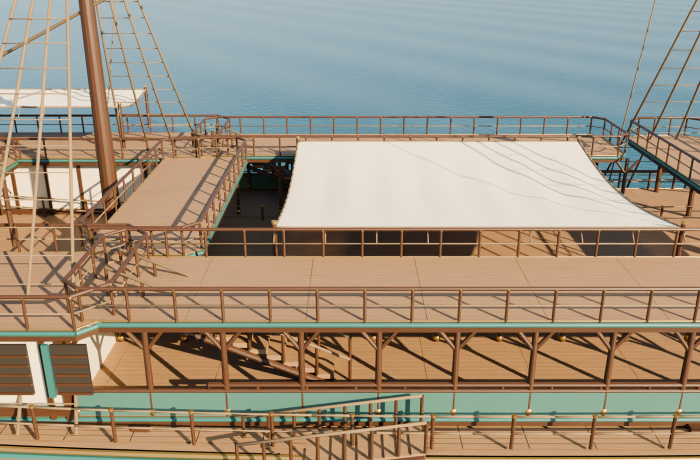
#> input picture ship-study/renders/thalassa/pass-01/court.png, 1400 x 920 px, given in place of c-hero.png, which was not available (shown at 1/2 size); the run also reads 1 picture not shown here
$ python thalassa_boards.py
#> lines starting #> are read from the running program, lines starting #| are printed output that depends on the picture; pictures that were not available may be replaced by others from this repository, and a replacement may not be noted
### ship-study/blender/contact_sheet.py
"""Arrange genuine Blender renders with labels; never retouch the ship images."""
from pathlib import Path
from PIL import Image, ImageDraw, ImageFont

ROOT=Path(__file__).resolve().parents[1]
fontroot=Path('/System/Library/Fonts')
def font(size):
    for p in [fontroot/'Supplemental/Arial.ttf',fontroot/'Helvetica.ttc']:
        if p.exists():return ImageFont.truetype(str(p),size)
    return ImageFont.load_default()

# [16 lines left out: function sheet, not called in this run]

# [29 lines that do not run on import are left out]

### ship-study/blender/thalassa_boards.py
"""Contact sheets of the untouched native Blender renders."""
from pathlib import Path
from PIL import Image,ImageDraw
from contact_sheet import font

ROOT=Path(__file__).resolve().parents[1]
OUT=ROOT/'renders/thalassa'

def board(items,path,title,subtitle,columns=2):
    width=2400;margin=44;gap=28;top=148
    cellw=(width-margin*2-gap*(columns-1))//columns
    cellh=round(cellw*1700/2600)
    rowh=cellh+100
    rows=(len(items)+columns-1)//columns
    im=Image.new('RGB',(width,top+rows*rowh+28),'#eeeae0')
    d=ImageDraw.Draw(im)
    d.text((margin,30),title,font=font(35),fill='#173b36')
    d.text((margin,85),subtitle,font=font(21),fill='#656b61')
    for i,(source,label,detail) in enumerate(items):
        photo=Image.open(source).convert('RGB')
        photo.thumbnail((cellw,cellh),Image.Resampling.LANCZOS)
        x=margin+(i%columns)*(cellw+gap);y=top+(i//columns)*rowh
        im.paste(photo,(x+(cellw-photo.width)//2,y+(cellh-photo.height)//2))
        d.text((x,y+cellh+15),label,font=font(27),fill='#173b36')
        d.text((x,y+cellh+57),detail,font=font(20),fill='#656b61')
    im.save(path)

if __name__=='__main__':
    labels=[('01 / MASSING','Fitted terraces, cross-hull frame and sculpted stems'),
            ('02 / SURFACES','Open canopy, richer materials and eased joinery'),
            ('03 / MARINE EQUIPMENT','Fuller rig, bow fittings and stern tender hoist'),
            ('04 / LIFE ABOARD','Olive court, shaded seating and exterior fittings'),
            ('05 / FINISH','Linen, bronze craft, open circulation and lighting')]
    items=[(ROOT/'renders/selection/c-hero.png','CHOSEN CONCEPT','The original twin-hull Thalassa')]
    items += [(OUT/f'pass-{i:02d}/hero.png',name,detail) for i,(name,detail) in enumerate(labels,1)]
    board(items,OUT/'five-passes.png','THALASSA / FIVE REFINEMENTS','82 m twin-hull residence / matched camera / native Blender Cycles renders')
#> in board, `photo.thumbnail((cellw,cellh),Image.Resampling.LANCZOS)`:
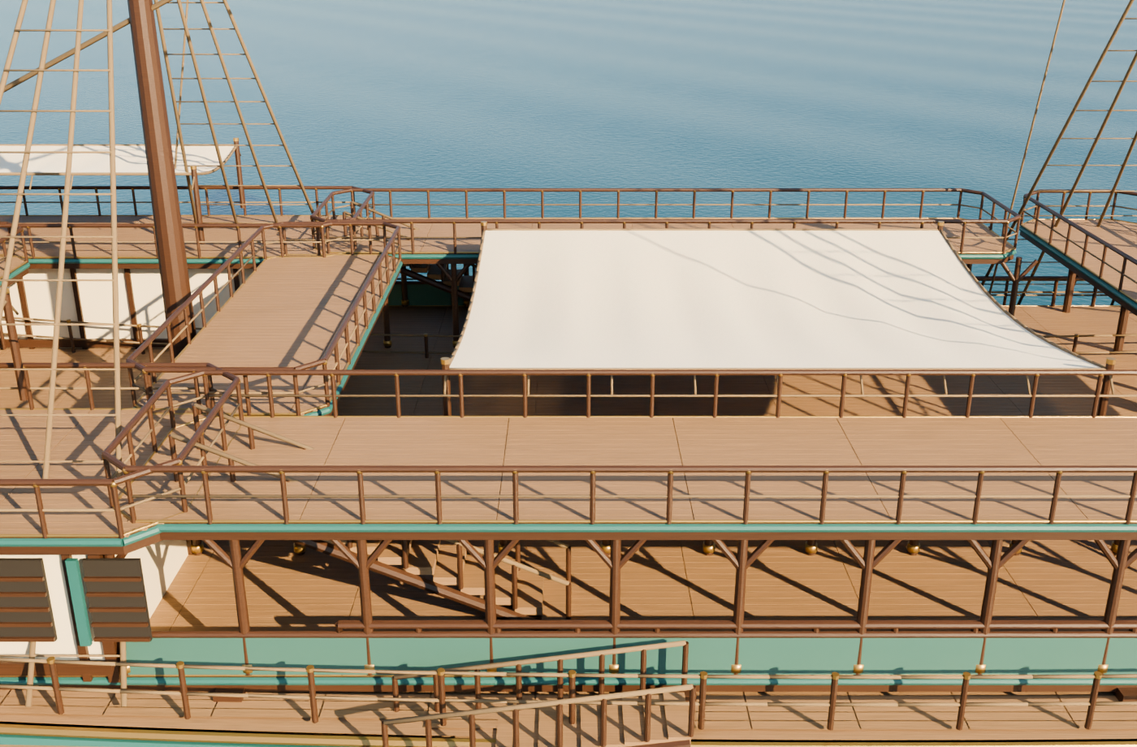
#> photo: PIL image 1137x747 RGB; mean R, G, B 157.7, 145.7, 128.1
#> in board, `im.paste(photo,(x+(cellw-photo.width)//2,y+(cellh-photo.height)//2))`:
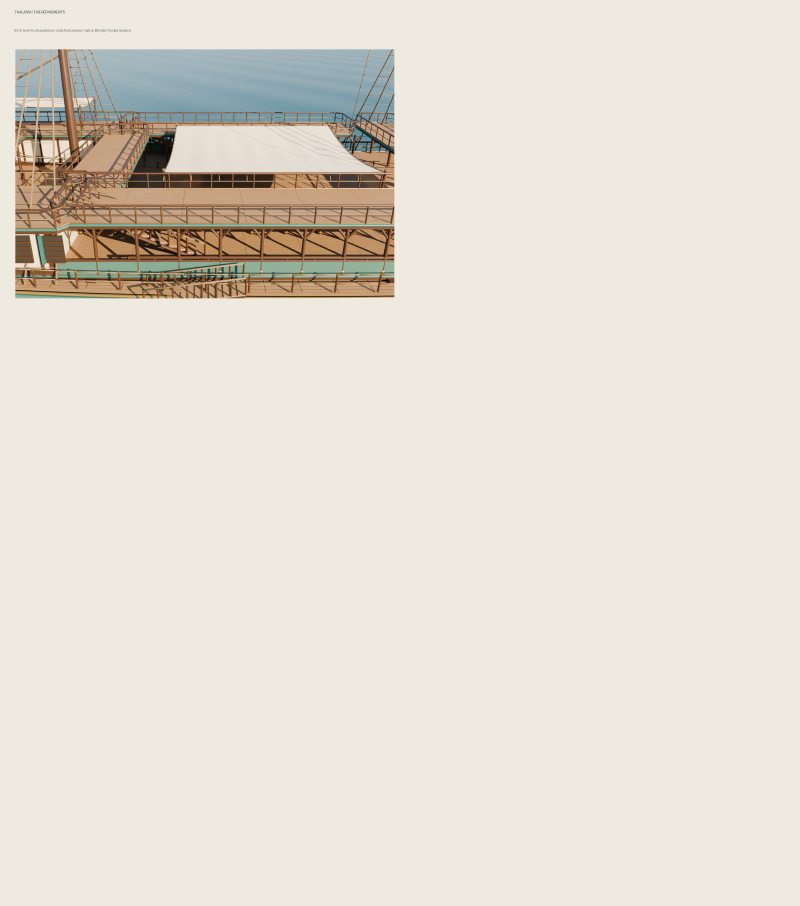
#> im: PIL image 2400x2717 RGB (shown at 1/3 size); mean R, G, B 227.5, 222.5, 211.5
#> pass 2 of the loop in board, `for i,(source,label,detail) in enumerate(items):`:
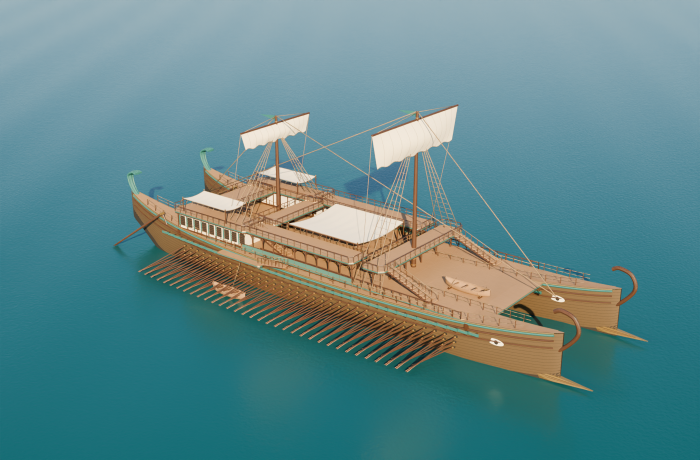
#> input picture ship-study/renders/thalassa/pass-01/hero.png, 1400 x 920 px (shown at 1/2 size)
#> in board, `im.save(path)`:
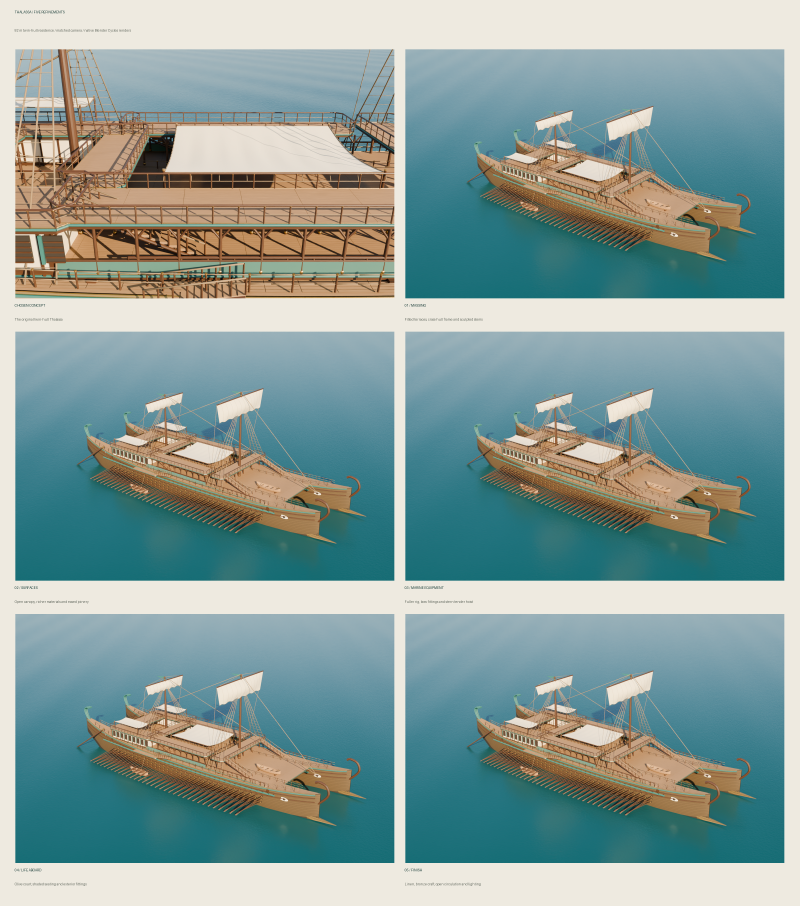
#> saved as five-passes.png: PIL image 2400x2717 RGB (shown at 1/3 size); mean R, G, B 135.3, 158.7, 155.7
    final=OUT/'pass-05'
    board([
        (final/'hero.png','THE FLAGSHIP','Twin galley hulls and open terraces'),
        (final/'stern.png','THE AFT QUARTERS','Sheltered tender hoist and paired residences'),
        (final/'bow.png','THE PROWS','Jade stems, bronze forefeet and bow fittings'),
        (final/'terrace.png','THE TERRACES','Shaded seating, woven runners and planted tubs'),
        (final/'garden.png','THE OLIVE COURT','Daylight beneath the open linen canopy'),
        (final/'waterline.png','AT WATER LEVEL','The continuous galley silhouette'),
        (final/'dusk/hero.png','EVENING AT ANCHOR','Warm lanterns against the cool sea'),
        (final/'dusk/garden.png','LIFE ABOARD','The garden court after sunset'),
    ],OUT/'final-gallery.png','THALASSA / EXTERIOR STUDY','Final refinement / 2600 × 1700 originals / daylight and dusk')
#> call 2 of board, with title = 'THALASSA / EXTERIOR STUDY', columns = 2
#> in board (call 2), `im.paste(photo,(x+(cellw-photo.width)//2,y+(cellh-photo.height)//2))`:
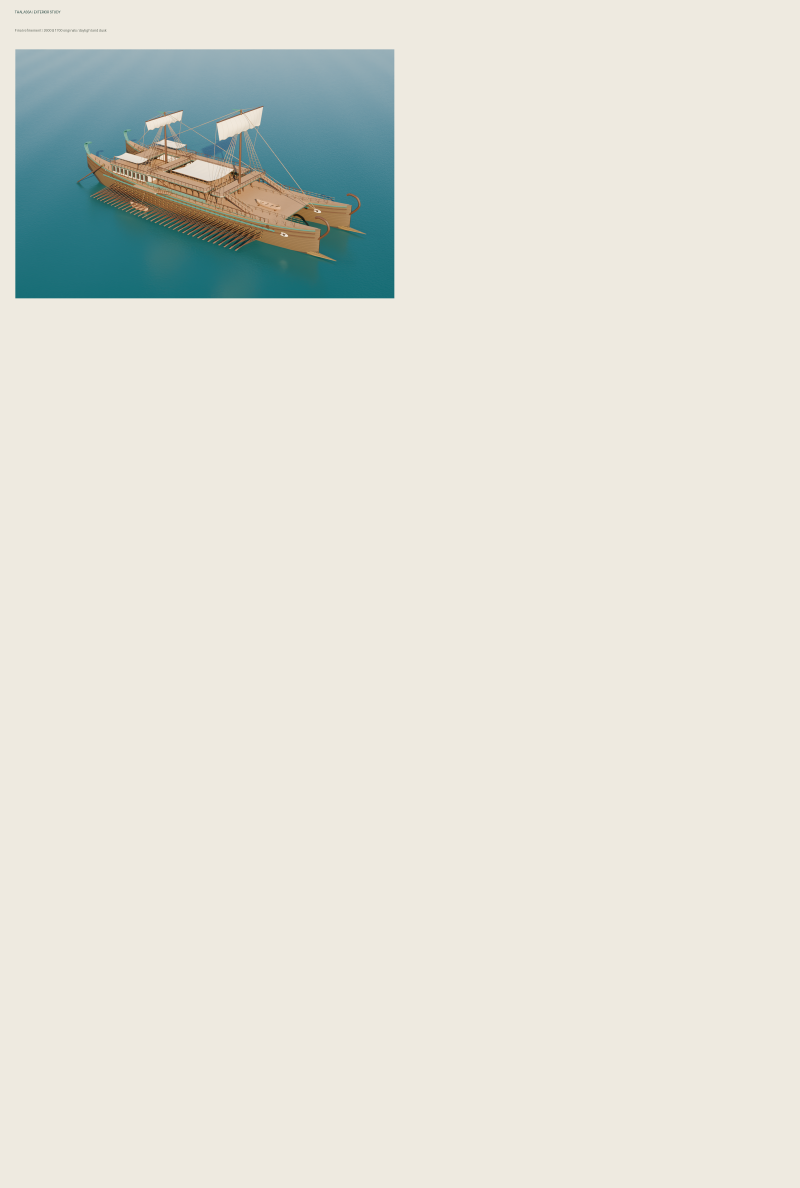
#> im: PIL image 2400x3564 RGB (shown at 1/3 size); mean R, G, B 223.9, 224.3, 215.5
#> pass 2 of the loop in board, `for i,(source,label,detail) in enumerate(items):`:
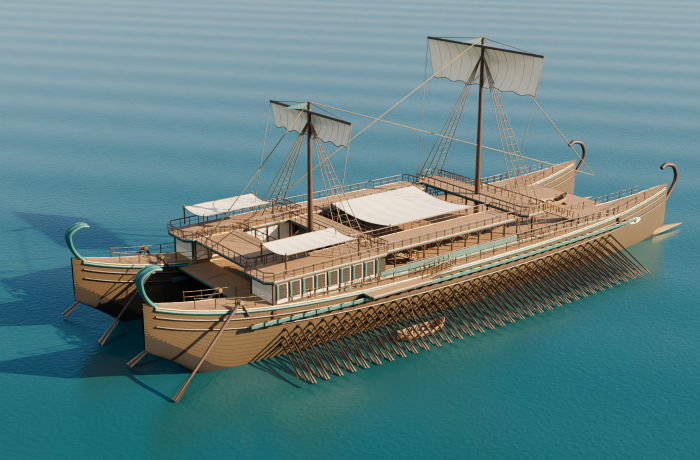
#> input picture ship-study/renders/thalassa/pass-01/stern.png, 1400 x 920 px, found by its file name (shown at 1/2 size)
#> in board (call 2), `im.paste(photo,(x+(cellw-photo.width)//2,y+(cellh-photo.height)//2))`:
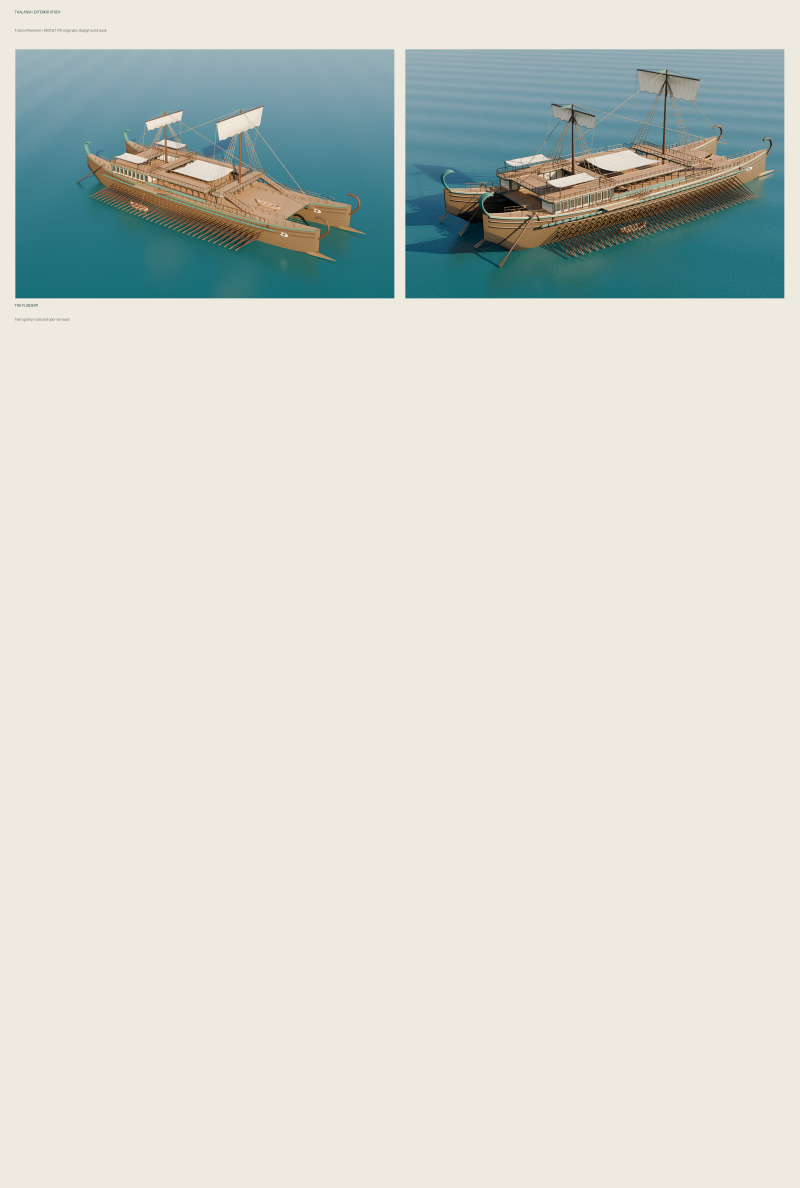
#> im: PIL image 2400x3564 RGB (shown at 1/3 size); mean R, G, B 210, 213.8, 206.1
#> in board (call 2), `im.save(path)`:
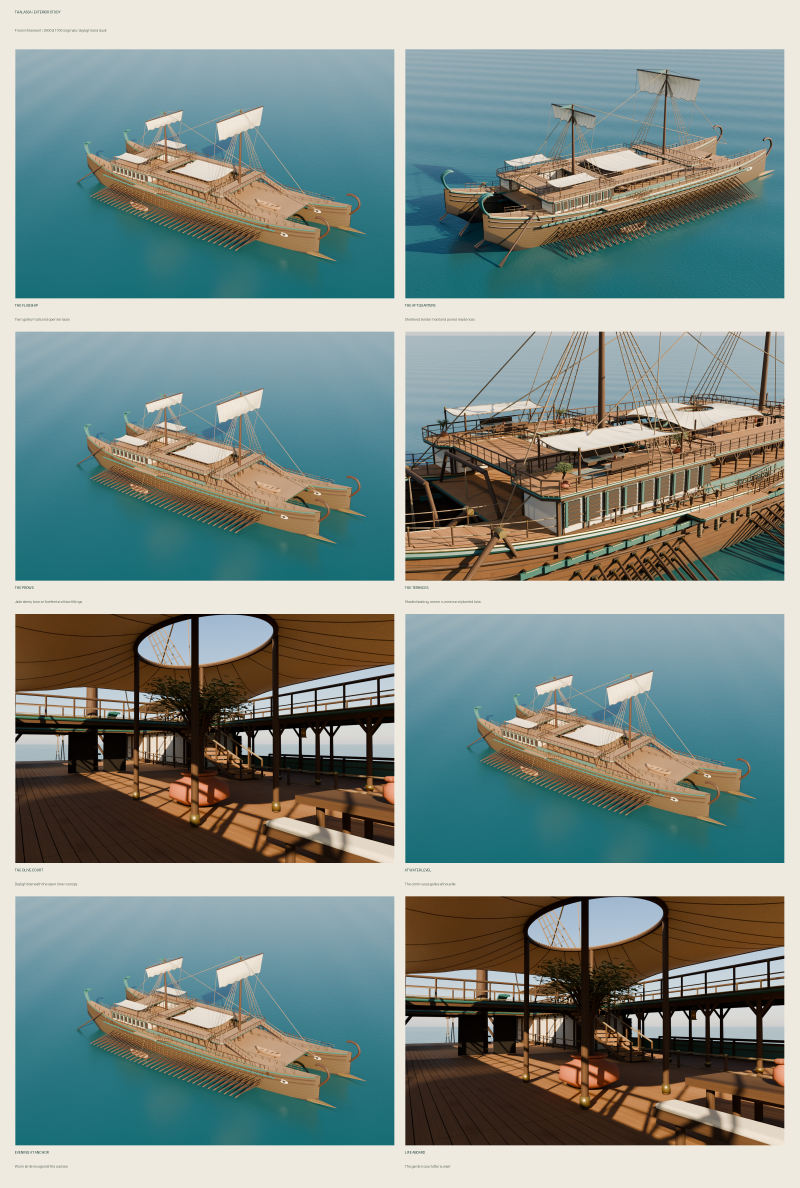
#> saved as final-gallery.png: PIL image 2400x3564 RGB (shown at 1/3 size); mean R, G, B 129, 142.4, 136.7
